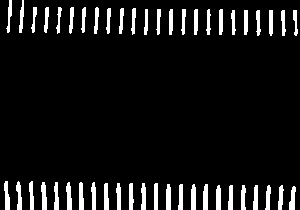
#> input picture overlap_image.png, 300 x 210 px
$ python -i B4_do1.py   (imports and definitions only)   (older library calls are emulated)
#> lines starting #> are read from the running program, lines starting #| are printed output that depends on the picture; after the words box and inside, x2 and y2 are one past the last pixel; in counts of white or black regions, pixels touching at a corner belong together
#> in identify_missing_pins, origin_image is the input picture: shape (210, 300, 3); 7.8% white; 48 white regions, largest, box (x1, y1, x2, y2) and area: (41, 182, 47, 210) 129, (66, 182, 72, 210) 125, (4, 181, 10, 210) 124
import cv2
from matplotlib import pyplot as plt
import os
import numpy as np

# plt显示灰度图片
def plt_show(img):
    plt.imshow(img,cmap='gray')
    plt.show()

# 图像去噪灰度处理 返回灰度图像
def gray_guss(image):

    image = cv2.GaussianBlur(image, (3, 3), 0)

    gray_image = cv2.cvtColor(image, cv2.COLOR_RGB2GRAY)
    return gray_image

# 图片获得边缘
def getSide(image):
    # 图像去噪灰度处理
    gray_image = gray_guss(image)

    Sobel_x = cv2.Sobel(gray_image, cv2.CV_16S, 1, 0)
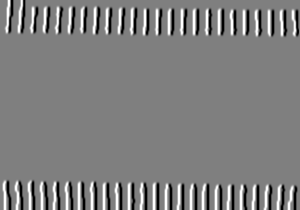
#> Sobel_x: shape (210, 300) int16; min -764, max 764, mean 0; drawn with min black and max white

    absX = cv2.convertScaleAbs(Sobel_x)
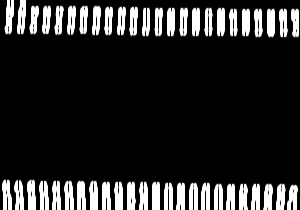
#> absX: shape (210, 300); min 0, max 255, mean 39.4

    image = absX

    ret, thresh = cv2.threshold(image, 0, 255, cv2.THRESH_BINARY + cv2.THRESH_OTSU)
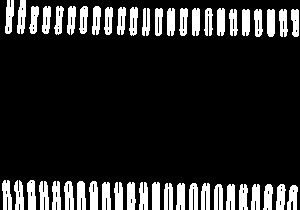
#> thresh: shape (210, 300); 15.4% white; 48 white regions, largest, box (x1, y1, x2, y2) and area: (2, 180, 12, 210) 226, (77, 181, 86, 210) 226, (17, 0, 26, 34) 225
#> ret = 112

    return thresh
    # 轮廓处理完

# 形态学操作，主要闭x轴(传入二值图像)
def getRange(image):

    kernelX = cv2.getStructuringElement(cv2.MORPH_RECT, (30, 10))

    image = cv2.morphologyEx(image, cv2.MORPH_CLOSE, kernelX,iterations = 1)
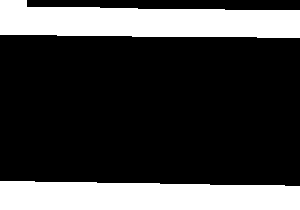
#> image: shape (210, 300); 26.3% white; 2 white regions, box (x1, y1, x2, y2) and area: (0, 0, 300, 38) 8606, (0, 181, 300, 210) 7987

    kernelX = cv2.getStructuringElement(cv2.MORPH_RECT, (50, 1))
    kernelY = cv2.getStructuringElement(cv2.MORPH_RECT, (1, 20))

    image = cv2.dilate(image, kernelX)
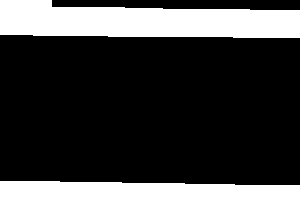
#> image: shape (210, 300); 27% white; 2 white regions, box (x1, y1, x2, y2) and area: (0, 0, 300, 38) 8928, (0, 181, 300, 210) 8102
    image = cv2.erode(image, kernelX)
#> image: shape (210, 300); 26.4% white; 2 white regions, box (x1, y1, x2, y2) and area: (0, 0, 300, 38) 8613, (0, 181, 300, 210) 8006

    image = cv2.erode(image, kernelY)
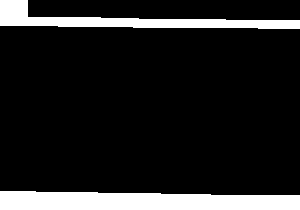
#> image: shape (210, 300); 13% white; 2 white regions, box (x1, y1, x2, y2) and area: (0, 191, 300, 210) 5006, (0, 0, 300, 29) 3193
    image = cv2.dilate(image, kernelY)
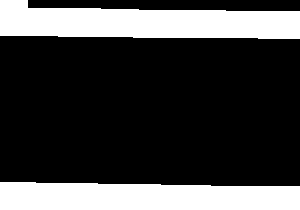
#> image: shape (210, 300); 25.9% white; 2 white regions, box (x1, y1, x2, y2) and area: (0, 0, 300, 39) 8641, (0, 182, 300, 210) 7706

    image = cv2.medianBlur(image, 21)
#> image: shape (210, 300); 26% white; 2 white regions

    return image

# 得到芯片矩形信息 范围一个包住所有轮廓的矩形
def getChipRec(image):
    contours, hierarchy = cv2.findContours(image, cv2.RETR_EXTERNAL, cv2.CHAIN_APPROX_SIMPLE)
#> contours = 2 contours; box (x1, y1, x2, y2) and area: (0, 0, 300, 39) 8350, (0, 182, 300, 210) 7381
    list_x = []
    list_y = []
    list_rx = []
    list_ry = []
    for item in contours:
        rect = cv2.boundingRect(item)
        list_x.append(rect[0])
        list_y.append(rect[1])
        list_rx.append(rect[0] + rect[2])
        list_ry.append(rect[1] + rect[3])
#> this loop made 2 passes
#> rect on passes 1 to 2: (0, 182, 300, 28), (0, 0, 300, 39)
#> after the loop, list_rx = [300, 300]; list_ry = [210, 39]; list_x = [0, 0]; list_y = [182, 0]

    # x,y取最小值
    # 右下取最大值
    x = min(list_x)
#> x = 0
    y = min(list_y)
#> y = 0

    rx = max(list_rx)
#> rx = 300
    ry = max(list_ry)
#> ry = 210

    width = rx - x
#> width = 300
    height = ry - y
#> height = 210
    rect = []
    rect.append(x)
    rect.append(y)
    rect.append(width)
    rect.append(height)
    # print("宽："+ str(width) + "  高 " + str(height))
    return rect

# 得到固定大小的芯片图像
def getRectimage(image, width = 300, height = 210):

    soruce_img = image.copy()

    # 先得到边缘图像
    image = getSide(image)

    # 对边缘进行形态学操作
    image = getRange(image)
    # 获得大矩形的信息
    rect = getChipRec(image)
#> rect = [0, 0, 300, 210]

    # 矩形左上角坐标往左上角微调
    y = rect[1] - 5
#> y = -5
    x = rect[0] - 5
#> x = -5
    resimage = soruce_img[y:y + height, x:x + width]
#> resimage = empty array

    return resimage

# 根据图像的灰度二值化图像
def getBinimage(image):
    gray_image = gray_guss(image)
    # 经过测试，189作为阈值可以区分开针脚于背景
    ret, thresh = cv2.threshold(gray_image, 189, 255, cv2.THRESH_BINARY)
    return thresh

# 利用形态学操作补充二值化去掉的阴影（利用了垂直矩形) (传入核的大小填充阴影)
# [24 lines left out: functions getRange_size, remove_bad, not called in this run]

# 得到针脚的二值化图像
def getBinRect(image):
    image = getBinimage(image)
    # 先处理阴影，保证一个针脚对应一个矩形
    image = getRange_size(image, 1, 10)
    # 移除断掉的针脚
    image = remove_bad(image)

    return image

# 得到图片的针脚的二值化图像（已截图
def get(path):
    origin_image = cv2.imread(path)

    if origin_image is None:
        return "图像无法加载，请检查路径是否正确。"

    image = getRectimage(origin_image)

    image = getBinRect(image)

    return image


# 上下排经过测试有150像素为分界点(返回带编号的针脚矩形（从左到右)
# [16 lines left out: function get_expanded_rectangles, not called in this run]

# 得到正常的图像
def Get():
    path = './CQI-P/IC_'
    suf = '.png'

    # 利用前4张图像生成正常图像的针脚二值图像
    overlap = get(path + str(1) + suf)

    for i in range(2, 4):
        impath = path + str(i) + suf
        img = get(impath)

        overlap = cv2.bitwise_and(overlap, img)

    # 形态学操作
    overlap = getRange_size(overlap, 1, 10)

    return get_expanded_rectangles(overlap)

# [1 line that did not run here, left out]

# 获得图像缺失针脚的编号
# [45 lines left out: functions check_overlap, format_missing_pins_message, not called in this run]

def identify_missing_pins(image_path):
    # 读取并处理图像
    origin_image = cv2.imread(image_path)
    if origin_image is None:
        return "图像无法加载，请检查路径是否正确。"

    gray = gray_guss(origin_image)
    _, otsu_thresholded = cv2.threshold(gray, 0, 255, cv2.THRESH_BINARY + cv2.THRESH_OTSU)
    plt_show(otsu_thresholded)

    print(image_path)
     # 截图
    image = getRectimage(origin_image)
#> image = empty array
    plt_show(origin_image)

    # 针脚二值化
    image = getBinRect(image)

    # 获得该图像未出现过的进行编号
    remaining_numbers = check_overlap(image, numAndRect)

    outmessage = format_missing_pins_message(remaining_numbers)
    print(outmessage)

# 输入图像编号左端点和右端点
# [6 lines left out: function work, not called in this run]

# work(1, 10)
# [1 line not run here, left out]

#> (the run stopped early here; a loop or call above may not have finished)
